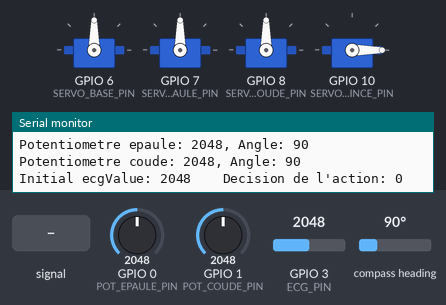
The sketch below on a simulated ESP32. On the bench: 4 × servo, the last lines printed to the serial monitor. Inputs (shaded band) come from the test bench; at power-on: GPIO 0 (POT_EPAULE_PIN) = 2048, GPIO 1 (POT_COUDE_PIN) = 2048, GPIO 3 (ECG_PIN) = 2048, compass heading 90°.

Above: at 3.7 s.
3.8 s: GPIO 3 (ECG_PIN) fed a 200 Hz sine of ±327 counts around its level
6.8 s: GPIO 0 (POT_EPAULE_PIN) set to 106
At 7.07 s:
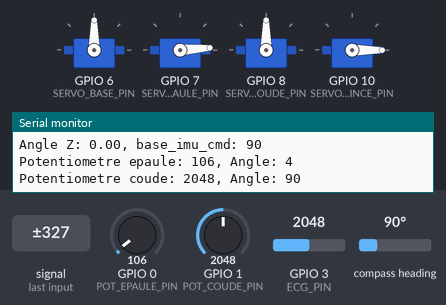
9.8 s: GPIO 0 (POT_EPAULE_PIN) set to 95
12.8 s: GPIO 1 (POT_COUDE_PIN) set to 2866
At 12.99 s:
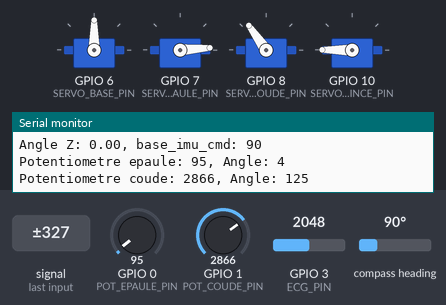
15.8 s: GPIO 1 (POT_COUDE_PIN) set to 3972
At 17.77 s:
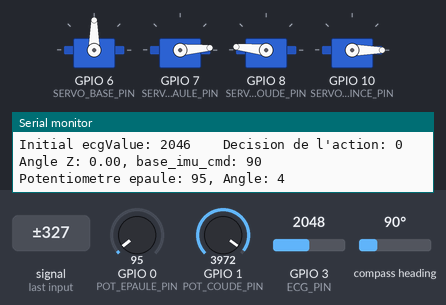
18.8 s: GPIO 1 (POT_COUDE_PIN) set to 107
At 19.02 s:
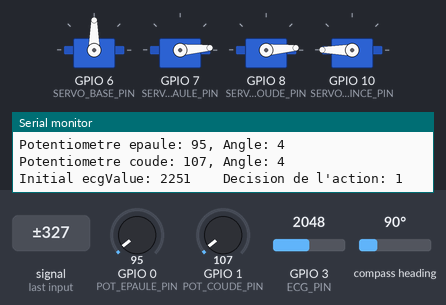
21.8 s: GPIO 1 (POT_COUDE_PIN) set to 89
At 22.88 s:
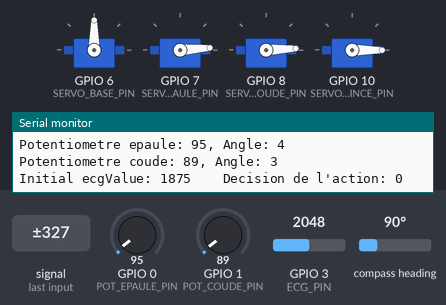
Timing chart, 0 to 25.8 s (numbered marks = the images above; inputs shaded):
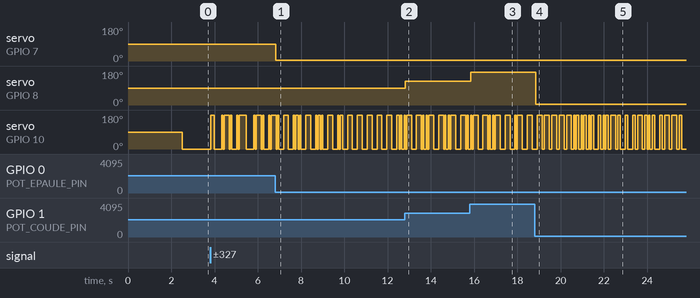

The sketch:

CampsTI_Corrige_Final.ino
```cpp
// Ajout des bibliothèques de code nécessaire
#include <Arduino.h>
#include <ESP32Servo.h>
#include <Wire.h>            // Bibliothèque de communication avec le IMU
#include <Adafruit_BNO055.h> // Bibliothèque du IMU

// Déclaration des PINs utilisées (voir schéma électrique)
#define POT_EPAULE_PIN 0
#define POT_COUDE_PIN 1
#define ECG_PIN 3
#define SERVO_BASE_PIN 6
#define SERVO_EPAULE_PIN 7
#define SERVO_COUDE_PIN 8
#define SERVO_PINCE_PIN 10

// PINs de communication I2C
#define SDA_PIN 20
#define SCL_PIN 21

// Déclaration du capteur IMU
Adafruit_BNO055 bno(0, 0x28);

// Déclaration des moteurs
Servo BaseServo;
Servo EpauleServo;
Servo CoudeServo;
Servo PinceServo;

void setup()
{
    Serial.begin(115200);
    delay(1000);

    // Initialisation de la communication avec le IMU
    Wire.begin(SDA_PIN, SCL_PIN);
    Wire.setClock(50000);
    delay(1000);

    // Démarer le capteur IMU
    bno.begin();
    delay(500);
    bno.setExtCrystalUse(true);

    // Initialisation des entrées et des moteurs
    pinMode(POT_EPAULE_PIN, INPUT);
    pinMode(POT_COUDE_PIN, INPUT);
    pinMode(ECG_PIN, INPUT);

    BaseServo.attach(SERVO_BASE_PIN);
    EpauleServo.attach(SERVO_EPAULE_PIN);
    CoudeServo.attach(SERVO_COUDE_PIN);
    PinceServo.attach(SERVO_PINCE_PIN);
}

void loop()
{
    static uint32_t tImu = 0;
    int base_imu_cmd = 0;

    // Régulation du temps pour le IMU
    if (millis() - tImu >= 100)
    {
        tImu = millis();

        // Lecture de l'angle
        imu::Quaternion quat = bno.getQuat();
        float angleZ = quat.toEuler().z() / PI * 180.0;

        // Assignation de la commande
        base_imu_cmd = map(angleZ, -180, 180, 0, 180);

        Serial.print("Angle Z: " + String(angleZ));
        Serial.println(", base_imu_cmd: " + String(base_imu_cmd));

        BaseServo.write(base_imu_cmd);
    }

    // Contrôle de l'épaule avec le potentiomètre 1
    int potEpauleValue = analogRead(POT_EPAULE_PIN);
    int potEpauleCmd = map(potEpauleValue, 0, 4095, 0, 180);
    Serial.println("Potentiometre epaule: " + String(potEpauleValue) + ", Angle: " + String(potEpauleCmd));
    EpauleServo.write(potEpauleCmd);

    // Contrôle du coude avec le potentiomètre 2
    int potCoudeValue = analogRead(POT_COUDE_PIN);
    int potCoudeCmd = map(potCoudeValue, 0, 4095, 0, 180);
    Serial.println("Potentiometre coude: " + String(potCoudeValue) + ", Angle: " + String(potCoudeCmd));
    CoudeServo.write(potCoudeCmd);

    // Contrôle de la pince avec l'EMG
    int ecgValue = analogRead(ECG_PIN);
    int ecgCmd = 0;

    Serial.print("Initial ecgValue: " + String(ecgValue));

    if (ecgValue > 2048)
    {
        ecgValue = 1;
    }
    else
    {
        ecgValue = 0;
    }

    Serial.println("    Decision de l'action: " + String(ecgValue));

    ecgCmd = map(ecgValue, 0, 1, 0, 180);
    PinceServo.write(ecgCmd);

    delay(50);
}
```

Measured:
- the behaviour switches between 100 and 99 on GPIO 1 (POT_COUDE_PIN) (found by bisection; images 4 and 5)
- after the input at 6.8 s, servo on GPIO 7 (SERVO_EPAULE_PIN): 90° → 4° at once
- after the input at 12.8 s, servo on GPIO 8 (SERVO_COUDE_PIN): 90° → 125° at once
- after the input at 15.8 s, servo on GPIO 8 (SERVO_COUDE_PIN): 125° → 174° at once
- after the input at 18.8 s, servo on GPIO 8 (SERVO_COUDE_PIN): 174° → 4° after 0.05 s
- after the input at 21.8 s, servo on GPIO 8 (SERVO_COUDE_PIN): 4° → 3° at once
